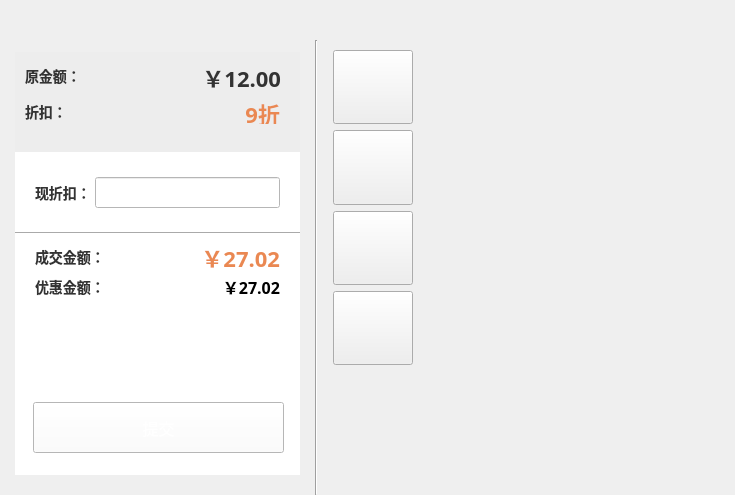
<?xml version="1.0" encoding="UTF-8"?>
<ui version="4.0">
 <class>SaleDiscountDlg</class>
 <widget class="QDialog" name="SaleDiscountDlg">
  <property name="geometry">
   <rect>
    <x>0</x>
    <y>0</y>
    <width>735</width>
    <height>495</height>
   </rect>
  </property>
  <property name="windowTitle">
   <string>SaleDiscountDlg</string>
  </property>
  <layout class="QVBoxLayout" name="verticalLayout_2">
   <property name="spacing">
    <number>0</number>
   </property>
   <property name="leftMargin">
    <number>0</number>
   </property>
   <property name="topMargin">
    <number>0</number>
   </property>
   <property name="rightMargin">
    <number>0</number>
   </property>
   <property name="bottomMargin">
    <number>0</number>
   </property>
   <item>
    <widget class="TitleBarWidget" name="titleWidget" native="true">
     <property name="minimumSize">
      <size>
       <width>727</width>
       <height>40</height>
      </size>
     </property>
     <property name="styleSheet">
      <string notr="true"/>
     </property>
    </widget>
   </item>
   <item>
    <widget class="QWidget" name="widget" native="true">
     <property name="styleSheet">
      <string notr="true">QWidget#widget {
	border-image: url(:/shareImages/dlg_background.png);
}</string>
     </property>
     <layout class="QHBoxLayout" name="horizontalLayout_2">
      <property name="spacing">
       <number>0</number>
      </property>
      <property name="leftMargin">
       <number>0</number>
      </property>
      <property name="topMargin">
       <number>0</number>
      </property>
      <property name="rightMargin">
       <number>0</number>
      </property>
      <property name="bottomMargin">
       <number>0</number>
      </property>
      <item>
       <widget class="QWidget" name="widget_1" native="true">
        <property name="minimumSize">
         <size>
          <width>315</width>
          <height>430</height>
         </size>
        </property>
        <property name="styleSheet">
         <string notr="true"/>
        </property>
        <layout class="QGridLayout" name="gridLayout">
         <property name="leftMargin">
          <number>15</number>
         </property>
         <property name="topMargin">
          <number>12</number>
         </property>
         <property name="rightMargin">
          <number>15</number>
         </property>
         <property name="bottomMargin">
          <number>20</number>
         </property>
         <property name="spacing">
          <number>0</number>
         </property>
         <item row="0" column="0">
          <widget class="QWidget" name="discountInfoWidget" native="true">
           <property name="minimumSize">
            <size>
             <width>285</width>
             <height>86</height>
            </size>
           </property>
           <property name="styleSheet">
            <string notr="true">background-color: rgb(237, 237, 237);</string>
           </property>
           <widget class="Line" name="line_3">
            <property name="geometry">
             <rect>
              <x>0</x>
              <y>157</y>
              <width>410</width>
              <height>2</height>
             </rect>
            </property>
            <property name="orientation">
             <enum>Qt::Horizontal</enum>
            </property>
           </widget>
           <widget class="QLabel" name="originalAmtLabel">
            <property name="geometry">
             <rect>
              <x>10</x>
              <y>14</y>
              <width>52</width>
              <height>19</height>
             </rect>
            </property>
            <property name="font">
             <font>
              <family>微软雅黑</family>
              <pointsize>-1</pointsize>
              <weight>75</weight>
              <italic>false</italic>
              <bold>true</bold>
             </font>
            </property>
            <property name="styleSheet">
             <string notr="true">font: 14px;
color: rgb(51, 51, 51);
font: bold;
font-family: &quot;微软雅黑&quot;;
</string>
            </property>
            <property name="text">
             <string>原金额：</string>
            </property>
           </widget>
           <widget class="QLabel" name="originalAmtValueLabel">
            <property name="geometry">
             <rect>
              <x>175</x>
              <y>14</y>
              <width>91</width>
              <height>22</height>
             </rect>
            </property>
            <property name="font">
             <font>
              <family>微软雅黑</family>
              <pointsize>-1</pointsize>
              <weight>75</weight>
              <italic>false</italic>
              <bold>true</bold>
             </font>
            </property>
            <property name="styleSheet">
             <string notr="true">font: 22px;
color: rgb(51, 51, 51);
font: bold;
font-family: &quot;微软雅黑&quot;;</string>
            </property>
            <property name="text">
             <string>￥12.00</string>
            </property>
            <property name="alignment">
             <set>Qt::AlignRight|Qt::AlignTrailing|Qt::AlignVCenter</set>
            </property>
           </widget>
           <widget class="QLabel" name="discountValueLabel">
            <property name="geometry">
             <rect>
              <x>174</x>
              <y>50</y>
              <width>91</width>
              <height>22</height>
             </rect>
            </property>
            <property name="font">
             <font>
              <family>微软雅黑</family>
              <pointsize>-1</pointsize>
              <weight>75</weight>
              <italic>false</italic>
              <bold>true</bold>
             </font>
            </property>
            <property name="styleSheet">
             <string notr="true">font: 22px;
color: rgb(234, 136, 82);
font: bold;
font-family: &quot;微软雅黑&quot;;</string>
            </property>
            <property name="text">
             <string>9折</string>
            </property>
            <property name="alignment">
             <set>Qt::AlignRight|Qt::AlignTrailing|Qt::AlignVCenter</set>
            </property>
           </widget>
           <widget class="QLabel" name="discountLabel">
            <property name="geometry">
             <rect>
              <x>10</x>
              <y>50</y>
              <width>39</width>
              <height>19</height>
             </rect>
            </property>
            <property name="font">
             <font>
              <family>微软雅黑</family>
              <pointsize>-1</pointsize>
              <weight>75</weight>
              <italic>false</italic>
              <bold>true</bold>
             </font>
            </property>
            <property name="styleSheet">
             <string notr="true">font: 14px;
color: rgb(51, 51, 51);
font: bold;
font-family: &quot;微软雅黑&quot;;</string>
            </property>
            <property name="text">
             <string>折扣：</string>
            </property>
           </widget>
          </widget>
         </item>
         <item row="1" column="0">
          <widget class="QWidget" name="widget_3" native="true">
           <property name="minimumSize">
            <size>
             <width>285</width>
             <height>323</height>
            </size>
           </property>
           <property name="styleSheet">
            <string notr="true">background-color: rgb(255, 255, 255);</string>
           </property>
           <widget class="QLabel" name="rediscountLabel">
            <property name="geometry">
             <rect>
              <x>20</x>
              <y>25</y>
              <width>61</width>
              <height>31</height>
             </rect>
            </property>
            <property name="font">
             <font>
              <family>微软雅黑</family>
              <pointsize>-1</pointsize>
              <weight>75</weight>
              <italic>false</italic>
              <bold>true</bold>
             </font>
            </property>
            <property name="styleSheet">
             <string notr="true">font: 14px;
color: rgb(51, 51, 51);
font: bold;
font-family: &quot;微软雅黑&quot;;</string>
            </property>
            <property name="text">
             <string>现折扣：</string>
            </property>
           </widget>
           <widget class="QLineEdit" name="rediscountEdit">
            <property name="geometry">
             <rect>
              <x>80</x>
              <y>25</y>
              <width>185</width>
              <height>31</height>
             </rect>
            </property>
            <property name="font">
             <font>
              <family>微软雅黑</family>
              <pointsize>-1</pointsize>
              <weight>75</weight>
              <italic>false</italic>
              <bold>true</bold>
             </font>
            </property>
            <property name="styleSheet">
             <string notr="true">font: 14px;
color: rgb(51, 51, 51);
font: bold;
font-family: &quot;微软雅黑&quot;;</string>
            </property>
           </widget>
           <widget class="QLabel" name="transAmtLabel">
            <property name="geometry">
             <rect>
              <x>20</x>
              <y>90</y>
              <width>81</width>
              <height>30</height>
             </rect>
            </property>
            <property name="minimumSize">
             <size>
              <width>0</width>
              <height>30</height>
             </size>
            </property>
            <property name="font">
             <font>
              <family>微软雅黑</family>
              <pointsize>-1</pointsize>
              <weight>75</weight>
              <italic>false</italic>
              <bold>true</bold>
             </font>
            </property>
            <property name="styleSheet">
             <string notr="true">font: 14px;
color: rgb(51, 51, 51);
font: bold;
font-family: &quot;微软雅黑&quot;;</string>
            </property>
            <property name="text">
             <string>成交金额：</string>
            </property>
           </widget>
           <widget class="QLabel" name="disAmtLabel">
            <property name="geometry">
             <rect>
              <x>20</x>
              <y>120</y>
              <width>81</width>
              <height>30</height>
             </rect>
            </property>
            <property name="minimumSize">
             <size>
              <width>0</width>
              <height>30</height>
             </size>
            </property>
            <property name="font">
             <font>
              <family>微软雅黑</family>
              <pointsize>-1</pointsize>
              <weight>75</weight>
              <italic>false</italic>
              <bold>true</bold>
             </font>
            </property>
            <property name="styleSheet">
             <string notr="true">font: 14px;
color: rgb(51, 51, 51);
font: bold;
font-family: &quot;微软雅黑&quot;;</string>
            </property>
            <property name="text">
             <string>优惠金额：</string>
            </property>
           </widget>
           <widget class="QLabel" name="transAmtValueLabel">
            <property name="geometry">
             <rect>
              <x>144</x>
              <y>90</y>
              <width>121</width>
              <height>30</height>
             </rect>
            </property>
            <property name="minimumSize">
             <size>
              <width>0</width>
              <height>30</height>
             </size>
            </property>
            <property name="font">
             <font>
              <family>微软雅黑</family>
              <pointsize>-1</pointsize>
              <weight>75</weight>
              <italic>false</italic>
              <bold>true</bold>
             </font>
            </property>
            <property name="styleSheet">
             <string notr="true">font: 22px;
color: rgb(234, 136, 82);
font: bold;
font-family: &quot;微软雅黑&quot;;</string>
            </property>
            <property name="text">
             <string>￥27.02</string>
            </property>
            <property name="alignment">
             <set>Qt::AlignRight|Qt::AlignTrailing|Qt::AlignVCenter</set>
            </property>
           </widget>
           <widget class="QLabel" name="disAmtValueLabel">
            <property name="geometry">
             <rect>
              <x>144</x>
              <y>120</y>
              <width>121</width>
              <height>30</height>
             </rect>
            </property>
            <property name="minimumSize">
             <size>
              <width>0</width>
              <height>30</height>
             </size>
            </property>
            <property name="font">
             <font>
              <family>微软雅黑</family>
              <pointsize>-1</pointsize>
              <weight>75</weight>
              <italic>false</italic>
              <bold>true</bold>
             </font>
            </property>
            <property name="styleSheet">
             <string notr="true">font: 16px;
color: rgb(51，51，51);
font: bold;
font-family: &quot;微软雅黑&quot;;</string>
            </property>
            <property name="text">
             <string>￥27.02</string>
            </property>
            <property name="alignment">
             <set>Qt::AlignRight|Qt::AlignTrailing|Qt::AlignVCenter</set>
            </property>
           </widget>
           <widget class="QPushButton" name="disCommitBtn">
            <property name="geometry">
             <rect>
              <x>18</x>
              <y>250</y>
              <width>251</width>
              <height>51</height>
             </rect>
            </property>
            <property name="focusPolicy">
             <enum>Qt::NoFocus</enum>
            </property>
            <property name="styleSheet">
             <string notr="true">QPushButton#disCommitBtn {
	font:16px;
	color: rgb(255, 255, 255);
	font-family:&quot;微软雅黑&quot;;
	border-image: url(:/shareImages/sure_normal.png);
}

QPushButton#disCommitBtn:pressed {
	border-image: url(:/shareImages/sure_press.png);
}</string>
            </property>
            <property name="text">
             <string>提交</string>
            </property>
           </widget>
           <widget class="Line" name="line_4">
            <property name="geometry">
             <rect>
              <x>0</x>
              <y>80</y>
              <width>285</width>
              <height>2</height>
             </rect>
            </property>
            <property name="orientation">
             <enum>Qt::Horizontal</enum>
            </property>
           </widget>
           <widget class="QLabel" name="label">
            <property name="geometry">
             <rect>
              <x>80</x>
              <y>60</y>
              <width>185</width>
              <height>16</height>
             </rect>
            </property>
            <property name="styleSheet">
             <string notr="true">color: rgb(250, 122, 122);</string>
            </property>
            <property name="text">
             <string/>
            </property>
           </widget>
          </widget>
         </item>
        </layout>
       </widget>
      </item>
      <item>
       <widget class="Line" name="line_2">
        <property name="orientation">
         <enum>Qt::Vertical</enum>
        </property>
       </widget>
      </item>
      <item>
       <widget class="QWidget" name="widget_2" native="true">
        <property name="styleSheet">
         <string notr="true"/>
        </property>
        <layout class="QGridLayout" name="gridLayout_2">
         <property name="leftMargin">
          <number>15</number>
         </property>
         <property name="topMargin">
          <number>10</number>
         </property>
         <property name="rightMargin">
          <number>13</number>
         </property>
         <property name="bottomMargin">
          <number>130</number>
         </property>
         <property name="spacing">
          <number>0</number>
         </property>
         <item row="0" column="0">
          <layout class="QHBoxLayout" name="horizontalLayout" stretch="1,0">
           <item>
            <layout class="QVBoxLayout" name="verticalLayout">
             <item>
              <widget class="QPushButton" name="twentyButton">
               <property name="sizePolicy">
                <sizepolicy hsizetype="Preferred" vsizetype="Expanding">
                 <horstretch>0</horstretch>
                 <verstretch>0</verstretch>
                </sizepolicy>
               </property>
               <property name="minimumSize">
                <size>
                 <width>76</width>
                 <height>71</height>
                </size>
               </property>
               <property name="focusPolicy">
                <enum>Qt::NoFocus</enum>
               </property>
               <property name="styleSheet">
                <string notr="true">QPushButton#twentyButton{
	font:20px;
	font-family:&quot;微软雅黑&quot;;
	color: rgb(255,255,255);
	border-image: url(:/digitalKeyboardImage/foreign_key_normal.png);
}

/*QPushButton#twentyButton:pressed{
	border-image: url(:/digitalKeyboardImage/foreign_key_press.png);
}*/</string>
               </property>
               <property name="text">
                <string/>
               </property>
              </widget>
             </item>
             <item>
              <widget class="QPushButton" name="fiftyButton">
               <property name="sizePolicy">
                <sizepolicy hsizetype="Preferred" vsizetype="Expanding">
                 <horstretch>0</horstretch>
                 <verstretch>0</verstretch>
                </sizepolicy>
               </property>
               <property name="minimumSize">
                <size>
                 <width>76</width>
                 <height>71</height>
                </size>
               </property>
               <property name="focusPolicy">
                <enum>Qt::NoFocus</enum>
               </property>
               <property name="styleSheet">
                <string notr="true">QPushButton#fiftyButton{
	font:20px;
	font-family:&quot;微软雅黑&quot;;
	color: rgb(255,255,255);
	border-image: url(:/digitalKeyboardImage/foreign_key_normal.png);
}

/*QPushButton#fiftyButton:pressed{
	border-image: url(:/digitalKeyboardImage/foreign_key_press.png);
}*/</string>
               </property>
               <property name="text">
                <string/>
               </property>
              </widget>
             </item>
             <item>
              <widget class="QPushButton" name="hundredButton">
               <property name="sizePolicy">
                <sizepolicy hsizetype="Preferred" vsizetype="Expanding">
                 <horstretch>0</horstretch>
                 <verstretch>0</verstretch>
                </sizepolicy>
               </property>
               <property name="minimumSize">
                <size>
                 <width>76</width>
                 <height>71</height>
                </size>
               </property>
               <property name="focusPolicy">
                <enum>Qt::NoFocus</enum>
               </property>
               <property name="styleSheet">
                <string notr="true">QPushButton#hundredButton{
	font:20px;
	font-family:&quot;微软雅黑&quot;;
	color: rgb(255,255,255);
	border-image: url(:/digitalKeyboardImage/foreign_key_normal.png);
}

/*QPushButton#hundredButton:pressed{
	border-image: url(:/digitalKeyboardImage/foreign_key_press.png);
}*/</string>
               </property>
               <property name="text">
                <string/>
               </property>
              </widget>
             </item>
             <item>
              <widget class="QPushButton" name="twoHundredButton">
               <property name="sizePolicy">
                <sizepolicy hsizetype="Preferred" vsizetype="Expanding">
                 <horstretch>0</horstretch>
                 <verstretch>0</verstretch>
                </sizepolicy>
               </property>
               <property name="minimumSize">
                <size>
                 <width>76</width>
                 <height>71</height>
                </size>
               </property>
               <property name="focusPolicy">
                <enum>Qt::NoFocus</enum>
               </property>
               <property name="styleSheet">
                <string notr="true">QPushButton#twoHundredButton{
	font:20px;
	font-family:&quot;微软雅黑&quot;;
	color: rgb(255,255,255);
	border-image: url(:/digitalKeyboardImage/foreign_key_normal.png);
}

/*QPushButton#twoHundredButton:pressed{
	border-image: url(:/digitalKeyboardImage/foreign_key_press.png);
}*/</string>
               </property>
               <property name="text">
                <string/>
               </property>
              </widget>
             </item>
            </layout>
           </item>
           <item>
            <widget class="WndDigitalKeyboard" name="DigitalKeyWnd" native="true">
             <property name="minimumSize">
              <size>
               <width>303</width>
               <height>303</height>
              </size>
             </property>
            </widget>
           </item>
          </layout>
         </item>
        </layout>
       </widget>
      </item>
     </layout>
    </widget>
   </item>
  </layout>
 </widget>
 <layoutdefault spacing="6" margin="11"/>
 <customwidgets>
  <customwidget>
   <class>WndDigitalKeyboard</class>
   <extends>QWidget</extends>
   <header location="global">WndDigitalKeyboard.h</header>
   <container>1</container>
  </customwidget>
  <customwidget>
   <class>TitleBarWidget</class>
   <extends>QWidget</extends>
   <header location="global">TitleBarWidget.h</header>
   <container>1</container>
  </customwidget>
 </customwidgets>
 <resources/>
 <connections/>
</ui>
